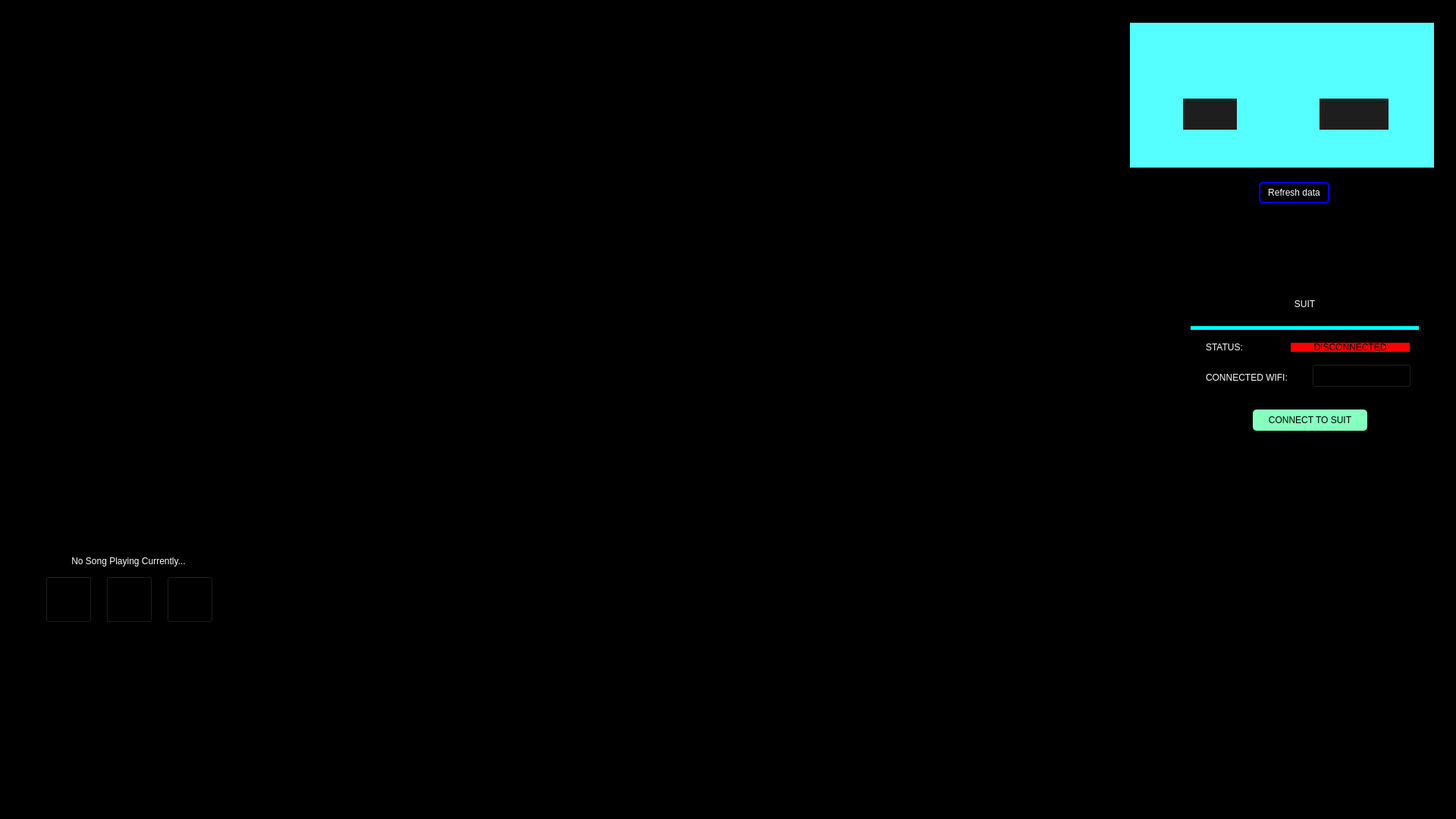
<?xml version="1.0" encoding="UTF-8"?>
<ui version="4.0">
 <class>MainWindow</class>
 <widget class="QMainWindow" name="MainWindow">
  <property name="geometry">
   <rect>
    <x>0</x>
    <y>0</y>
    <width>1920</width>
    <height>1080</height>
   </rect>
  </property>
  <property name="windowTitle">
   <string>MainWindow</string>
  </property>
  <widget class="QWidget" name="centralwidget">
   <widget class="QLabel" name="label">
    <property name="geometry">
     <rect>
      <x>0</x>
      <y>0</y>
      <width>1920</width>
      <height>1080</height>
     </rect>
    </property>
    <property name="styleSheet">
     <string notr="true">background-color: rgb(0, 0, 0);</string>
    </property>
    <property name="text">
     <string/>
    </property>
   </widget>
   <widget class="QLabel" name="stark_gif">
    <property name="geometry">
     <rect>
      <x>40</x>
      <y>40</y>
      <width>281</width>
      <height>171</height>
     </rect>
    </property>
    <property name="text">
     <string/>
    </property>
    <property name="pixmap">
     <pixmap>stark.gif</pixmap>
    </property>
    <property name="scaledContents">
     <bool>true</bool>
    </property>
   </widget>
   <widget class="QLabel" name="holder">
    <property name="geometry">
     <rect>
      <x>10</x>
      <y>10</y>
      <width>331</width>
      <height>231</height>
     </rect>
    </property>
    <property name="text">
     <string/>
    </property>
    <property name="pixmap">
     <pixmap>holder(1).jpg</pixmap>
    </property>
    <property name="scaledContents">
     <bool>true</bool>
    </property>
   </widget>
   <widget class="QLabel" name="cpu_ram_monitor">
    <property name="geometry">
     <rect>
      <x>1500</x>
      <y>40</y>
      <width>381</width>
      <height>171</height>
     </rect>
    </property>
    <property name="text">
     <string/>
    </property>
    <property name="pixmap">
     <pixmap>cpu-ram monitor(1).png</pixmap>
    </property>
    <property name="scaledContents">
     <bool>true</bool>
    </property>
   </widget>
   <widget class="QLabel" name="label_3">
    <property name="geometry">
     <rect>
      <x>1490</x>
      <y>30</y>
      <width>401</width>
      <height>191</height>
     </rect>
    </property>
    <property name="styleSheet">
     <string notr="true">background-color: rgb(85, 255, 255);</string>
    </property>
    <property name="text">
     <string/>
    </property>
   </widget>
   <widget class="QLabel" name="cpu_precent">
    <property name="geometry">
     <rect>
      <x>1560</x>
      <y>130</y>
      <width>71</width>
      <height>41</height>
     </rect>
    </property>
    <property name="styleSheet">
     <string notr="true">background-color: rgb(30,30,30);
font: 10pt &quot;Eras Medium ITC&quot;;
color: rgb(255, 255, 255);</string>
    </property>
    <property name="text">
     <string/>
    </property>
    <property name="alignment">
     <set>Qt::AlignCenter</set>
    </property>
   </widget>
   <widget class="QLabel" name="ram_percent">
    <property name="geometry">
     <rect>
      <x>1740</x>
      <y>130</y>
      <width>91</width>
      <height>41</height>
     </rect>
    </property>
    <property name="styleSheet">
     <string notr="true">background-color: rgb(30,30,30);
font: 10pt &quot;Eras Medium ITC&quot;;
color: rgb(255, 255, 255);</string>
    </property>
    <property name="text">
     <string/>
    </property>
    <property name="alignment">
     <set>Qt::AlignCenter</set>
    </property>
   </widget>
   <widget class="QLabel" name="gif">
    <property name="geometry">
     <rect>
      <x>240</x>
      <y>110</y>
      <width>1271</width>
      <height>851</height>
     </rect>
    </property>
    <property name="text">
     <string/>
    </property>
    <property name="pixmap">
     <pixmap>main.gif</pixmap>
    </property>
    <property name="scaledContents">
     <bool>true</bool>
    </property>
   </widget>
   <widget class="QLabel" name="suit_controls">
    <property name="geometry">
     <rect>
      <x>1560</x>
      <y>360</y>
      <width>321</width>
      <height>521</height>
     </rect>
    </property>
    <property name="text">
     <string/>
    </property>
    <property name="pixmap">
     <pixmap>boundary(1).jpg</pixmap>
    </property>
    <property name="scaledContents">
     <bool>true</bool>
    </property>
   </widget>
   <widget class="QLabel" name="me">
    <property name="geometry">
     <rect>
      <x>640</x>
      <y>890</y>
      <width>71</width>
      <height>71</height>
     </rect>
    </property>
    <property name="text">
     <string/>
    </property>
    <property name="pixmap">
     <pixmap>me_circle.png</pixmap>
    </property>
    <property name="scaledContents">
     <bool>true</bool>
    </property>
   </widget>
   <widget class="QLabel" name="label_6">
    <property name="geometry">
     <rect>
      <x>720</x>
      <y>850</y>
      <width>55</width>
      <height>16</height>
     </rect>
    </property>
    <property name="text">
     <string>TextLabel</string>
    </property>
   </widget>
   <widget class="QLabel" name="label_2">
    <property name="geometry">
     <rect>
      <x>710</x>
      <y>820</y>
      <width>61</width>
      <height>71</height>
     </rect>
    </property>
    <property name="text">
     <string/>
    </property>
    <property name="pixmap">
     <pixmap>arrow(1).jpg</pixmap>
    </property>
    <property name="scaledContents">
     <bool>true</bool>
    </property>
   </widget>
   <widget class="QLabel" name="label_5">
    <property name="geometry">
     <rect>
      <x>1010</x>
      <y>820</y>
      <width>61</width>
      <height>71</height>
     </rect>
    </property>
    <property name="text">
     <string/>
    </property>
    <property name="pixmap">
     <pixmap>arrow(2).jpg</pixmap>
    </property>
    <property name="scaledContents">
     <bool>true</bool>
    </property>
   </widget>
   <widget class="QLabel" name="tony">
    <property name="geometry">
     <rect>
      <x>1060</x>
      <y>890</y>
      <width>71</width>
      <height>71</height>
     </rect>
    </property>
    <property name="text">
     <string/>
    </property>
    <property name="pixmap">
     <pixmap>tony_circle.png</pixmap>
    </property>
    <property name="scaledContents">
     <bool>true</bool>
    </property>
   </widget>
   <widget class="QLabel" name="label_7">
    <property name="geometry">
     <rect>
      <x>1570</x>
      <y>430</y>
      <width>301</width>
      <height>5</height>
     </rect>
    </property>
    <property name="styleSheet">
     <string notr="true">background-color: rgb(0, 255, 255);</string>
    </property>
    <property name="text">
     <string/>
    </property>
   </widget>
   <widget class="QLabel" name="label_8">
    <property name="geometry">
     <rect>
      <x>1590</x>
      <y>380</y>
      <width>261</width>
      <height>41</height>
     </rect>
    </property>
    <property name="styleSheet">
     <string notr="true">color: rgb(255, 255, 255);
font: 20pt &quot;Eras Medium ITC&quot;;</string>
    </property>
    <property name="text">
     <string>SUIT</string>
    </property>
    <property name="alignment">
     <set>Qt::AlignCenter</set>
    </property>
   </widget>
   <widget class="QLabel" name="label_9">
    <property name="geometry">
     <rect>
      <x>1590</x>
      <y>450</y>
      <width>55</width>
      <height>16</height>
     </rect>
    </property>
    <property name="styleSheet">
     <string notr="true">font: 9pt &quot;Eras Medium ITC&quot;;
color: rgb(255, 255, 255);</string>
    </property>
    <property name="text">
     <string>STATUS:</string>
    </property>
   </widget>
   <widget class="QLabel" name="status">
    <property name="geometry">
     <rect>
      <x>1700</x>
      <y>450</y>
      <width>161</width>
      <height>16</height>
     </rect>
    </property>
    <property name="styleSheet">
     <string notr="true">background-color: rgb(255, 0, 0);
font: 8pt &quot;Eras Medium ITC&quot;;
border: 2px Solid Black;</string>
    </property>
    <property name="text">
     <string>DISCONNECTED</string>
    </property>
    <property name="alignment">
     <set>Qt::AlignCenter</set>
    </property>
   </widget>
   <widget class="QLabel" name="label_10">
    <property name="geometry">
     <rect>
      <x>1590</x>
      <y>490</y>
      <width>131</width>
      <height>16</height>
     </rect>
    </property>
    <property name="styleSheet">
     <string notr="true">font: 9pt &quot;Eras Medium ITC&quot;;
color: rgb(255, 255, 255);</string>
    </property>
    <property name="text">
     <string>CONNECTED WIFI:</string>
    </property>
   </widget>
   <widget class="QPushButton" name="wifi">
    <property name="geometry">
     <rect>
      <x>1730</x>
      <y>480</y>
      <width>131</width>
      <height>31</height>
     </rect>
    </property>
    <property name="styleSheet">
     <string notr="true">background-color: transparent;
color: rgb(255, 255, 255);
font: 8pt &quot;Eras Medium ITC&quot;;</string>
    </property>
    <property name="text">
     <string/>
    </property>
    <property name="icon">
     <iconset>
      <normaloff>wifi.png</normaloff>wifi.png</iconset>
    </property>
   </widget>
   <widget class="QPushButton" name="connect">
    <property name="geometry">
     <rect>
      <x>1652</x>
      <y>540</y>
      <width>151</width>
      <height>28</height>
     </rect>
    </property>
    <property name="styleSheet">
     <string notr="true">background-color: rgb(135, 255, 191);
border-radius:5px;</string>
    </property>
    <property name="text">
     <string>CONNECT TO SUIT</string>
    </property>
   </widget>
   <widget class="QLabel" name="label_11">
    <property name="geometry">
     <rect>
      <x>30</x>
      <y>640</y>
      <width>281</width>
      <height>191</height>
     </rect>
    </property>
    <property name="text">
     <string/>
    </property>
    <property name="pixmap">
     <pixmap>boundary(1).jpg</pixmap>
    </property>
    <property name="scaledContents">
     <bool>true</bool>
    </property>
   </widget>
   <widget class="QPushButton" name="play">
    <property name="geometry">
     <rect>
      <x>140</x>
      <y>760</y>
      <width>61</width>
      <height>61</height>
     </rect>
    </property>
    <property name="styleSheet">
     <string notr="true">background-color: transparent;</string>
    </property>
    <property name="text">
     <string/>
    </property>
    <property name="icon">
     <iconset>
      <normaloff>play.png</normaloff>play.png</iconset>
    </property>
    <property name="iconSize">
     <size>
      <width>35</width>
      <height>35</height>
     </size>
    </property>
   </widget>
   <widget class="QPushButton" name="previous">
    <property name="geometry">
     <rect>
      <x>60</x>
      <y>760</y>
      <width>61</width>
      <height>61</height>
     </rect>
    </property>
    <property name="styleSheet">
     <string notr="true">background-color: transparent;</string>
    </property>
    <property name="text">
     <string/>
    </property>
    <property name="icon">
     <iconset>
      <normaloff>previous.png</normaloff>previous.png</iconset>
    </property>
    <property name="iconSize">
     <size>
      <width>35</width>
      <height>35</height>
     </size>
    </property>
   </widget>
   <widget class="QPushButton" name="next">
    <property name="geometry">
     <rect>
      <x>220</x>
      <y>760</y>
      <width>61</width>
      <height>61</height>
     </rect>
    </property>
    <property name="styleSheet">
     <string notr="true">background-color: transparent;</string>
    </property>
    <property name="text">
     <string/>
    </property>
    <property name="icon">
     <iconset>
      <normaloff>next.png</normaloff>next.png</iconset>
    </property>
    <property name="iconSize">
     <size>
      <width>35</width>
      <height>35</height>
     </size>
    </property>
   </widget>
   <widget class="QLabel" name="song_name">
    <property name="geometry">
     <rect>
      <x>74</x>
      <y>730</y>
      <width>191</width>
      <height>20</height>
     </rect>
    </property>
    <property name="styleSheet">
     <string notr="true">font: 9pt &quot;Eras Medium ITC&quot;;
color: rgb(255, 255, 255);</string>
    </property>
    <property name="text">
     <string>No Song Playing Currently...</string>
    </property>
    <property name="alignment">
     <set>Qt::AlignCenter</set>
    </property>
   </widget>
   <widget class="QTextBrowser" name="time">
    <property name="geometry">
     <rect>
      <x>50</x>
      <y>900</y>
      <width>151</width>
      <height>61</height>
     </rect>
    </property>
    <property name="styleSheet">
     <string notr="true">background-color: transparent;
color: rgb(255, 255, 255);
font: 10pt &quot;Eras Medium ITC&quot;;</string>
    </property>
   </widget>
   <widget class="QTextBrowser" name="date">
    <property name="geometry">
     <rect>
      <x>200</x>
      <y>900</y>
      <width>161</width>
      <height>61</height>
     </rect>
    </property>
    <property name="styleSheet">
     <string notr="true">background-color: transparent;
color: rgb(255, 255, 255);
font: 10pt &quot;Eras Medium ITC&quot;;</string>
    </property>
   </widget>
   <widget class="QPushButton" name="pushButton">
    <property name="geometry">
     <rect>
      <x>1660</x>
      <y>240</y>
      <width>93</width>
      <height>28</height>
     </rect>
    </property>
    <property name="styleSheet">
     <string notr="true">font: 9pt &quot;Eras Medium ITC&quot;;
color: rgb(255, 255, 255);
border: 2px Solid Blue;
border-radius: 5px;
</string>
    </property>
    <property name="text">
     <string>Refresh data</string>
    </property>
   </widget>
   <zorder>label</zorder>
   <zorder>gif</zorder>
   <zorder>holder</zorder>
   <zorder>stark_gif</zorder>
   <zorder>label_3</zorder>
   <zorder>cpu_ram_monitor</zorder>
   <zorder>cpu_precent</zorder>
   <zorder>ram_percent</zorder>
   <zorder>suit_controls</zorder>
   <zorder>me</zorder>
   <zorder>label_6</zorder>
   <zorder>label_2</zorder>
   <zorder>label_5</zorder>
   <zorder>tony</zorder>
   <zorder>label_7</zorder>
   <zorder>label_8</zorder>
   <zorder>label_9</zorder>
   <zorder>status</zorder>
   <zorder>label_10</zorder>
   <zorder>wifi</zorder>
   <zorder>connect</zorder>
   <zorder>label_11</zorder>
   <zorder>play</zorder>
   <zorder>previous</zorder>
   <zorder>next</zorder>
   <zorder>song_name</zorder>
   <zorder>time</zorder>
   <zorder>date</zorder>
   <zorder>pushButton</zorder>
  </widget>
 </widget>
 <resources/>
 <connections/>
</ui>
